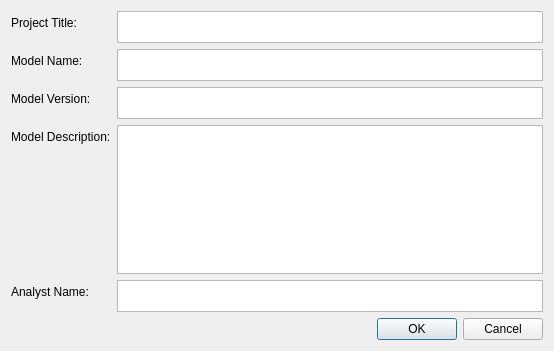
<?xml version="1.0" encoding="UTF-8"?>
<ui version="4.0">
 <class>DialogModelInformation</class>
 <widget class="QDialog" name="DialogModelInformation">
  <property name="windowModality">
   <enum>Qt::WindowModal</enum>
  </property>
  <property name="geometry">
   <rect>
    <x>0</x>
    <y>0</y>
    <width>554</width>
    <height>351</height>
   </rect>
  </property>
  <property name="windowTitle">
   <string>Model Information</string>
  </property>
  <layout class="QVBoxLayout" name="verticalLayout">
   <item>
    <layout class="QFormLayout" name="formLayout_2">
     <item row="0" column="0">
      <widget class="QLabel" name="label">
       <property name="text">
        <string>Project Title:</string>
       </property>
       <property name="buddy">
        <cstring>plainTextProjectName</cstring>
       </property>
      </widget>
     </item>
     <item row="0" column="1">
      <widget class="QPlainTextEdit" name="plainTextProjectName">
       <property name="sizePolicy">
        <sizepolicy hsizetype="Expanding" vsizetype="Preferred">
         <horstretch>0</horstretch>
         <verstretch>0</verstretch>
        </sizepolicy>
       </property>
       <property name="maximumSize">
        <size>
         <width>16777215</width>
         <height>32</height>
        </size>
       </property>
      </widget>
     </item>
     <item row="1" column="0">
      <widget class="QLabel" name="label_2">
       <property name="text">
        <string>Model Name:</string>
       </property>
       <property name="buddy">
        <cstring>plainTextModelName</cstring>
       </property>
      </widget>
     </item>
     <item row="1" column="1">
      <widget class="QPlainTextEdit" name="plainTextModelName">
       <property name="sizePolicy">
        <sizepolicy hsizetype="Expanding" vsizetype="Preferred">
         <horstretch>0</horstretch>
         <verstretch>0</verstretch>
        </sizepolicy>
       </property>
       <property name="maximumSize">
        <size>
         <width>16777215</width>
         <height>32</height>
        </size>
       </property>
      </widget>
     </item>
     <item row="3" column="0">
      <widget class="QLabel" name="label_3">
       <property name="text">
        <string>Model Description:</string>
       </property>
       <property name="buddy">
        <cstring>plainTextModelDescription</cstring>
       </property>
      </widget>
     </item>
     <item row="3" column="1">
      <widget class="QPlainTextEdit" name="plainTextModelDescription"/>
     </item>
     <item row="4" column="0">
      <widget class="QLabel" name="label_4">
       <property name="text">
        <string>Analyst Name:</string>
       </property>
       <property name="buddy">
        <cstring>plainTextAnalystName</cstring>
       </property>
      </widget>
     </item>
     <item row="4" column="1">
      <widget class="QPlainTextEdit" name="plainTextAnalystName">
       <property name="sizePolicy">
        <sizepolicy hsizetype="Expanding" vsizetype="Preferred">
         <horstretch>0</horstretch>
         <verstretch>0</verstretch>
        </sizepolicy>
       </property>
       <property name="maximumSize">
        <size>
         <width>16777215</width>
         <height>32</height>
        </size>
       </property>
      </widget>
     </item>
     <item row="2" column="1">
      <widget class="QPlainTextEdit" name="plainTextModelVersion">
       <property name="sizePolicy">
        <sizepolicy hsizetype="Expanding" vsizetype="Preferred">
         <horstretch>0</horstretch>
         <verstretch>0</verstretch>
        </sizepolicy>
       </property>
       <property name="maximumSize">
        <size>
         <width>16777215</width>
         <height>32</height>
        </size>
       </property>
      </widget>
     </item>
     <item row="2" column="0">
      <widget class="QLabel" name="label_5">
       <property name="text">
        <string>Model Version:</string>
       </property>
       <property name="buddy">
        <cstring>plainTextModelVersion</cstring>
       </property>
      </widget>
     </item>
    </layout>
   </item>
   <item>
    <widget class="QDialogButtonBox" name="buttonBox">
     <property name="orientation">
      <enum>Qt::Horizontal</enum>
     </property>
     <property name="standardButtons">
      <set>QDialogButtonBox::Cancel|QDialogButtonBox::Ok</set>
     </property>
    </widget>
   </item>
  </layout>
 </widget>
 <tabstops>
  <tabstop>plainTextProjectName</tabstop>
  <tabstop>plainTextModelName</tabstop>
  <tabstop>plainTextModelVersion</tabstop>
  <tabstop>plainTextModelDescription</tabstop>
  <tabstop>plainTextAnalystName</tabstop>
 </tabstops>
 <resources/>
 <connections>
  <connection>
   <sender>buttonBox</sender>
   <signal>accepted()</signal>
   <receiver>DialogModelInformation</receiver>
   <slot>accept()</slot>
   <hints>
    <hint type="sourcelabel">
     <x>228</x>
     <y>330</y>
    </hint>
    <hint type="destinationlabel">
     <x>157</x>
     <y>274</y>
    </hint>
   </hints>
  </connection>
  <connection>
   <sender>buttonBox</sender>
   <signal>rejected()</signal>
   <receiver>DialogModelInformation</receiver>
   <slot>reject()</slot>
   <hints>
    <hint type="sourcelabel">
     <x>296</x>
     <y>336</y>
    </hint>
    <hint type="destinationlabel">
     <x>286</x>
     <y>274</y>
    </hint>
   </hints>
  </connection>
 </connections>
</ui>
